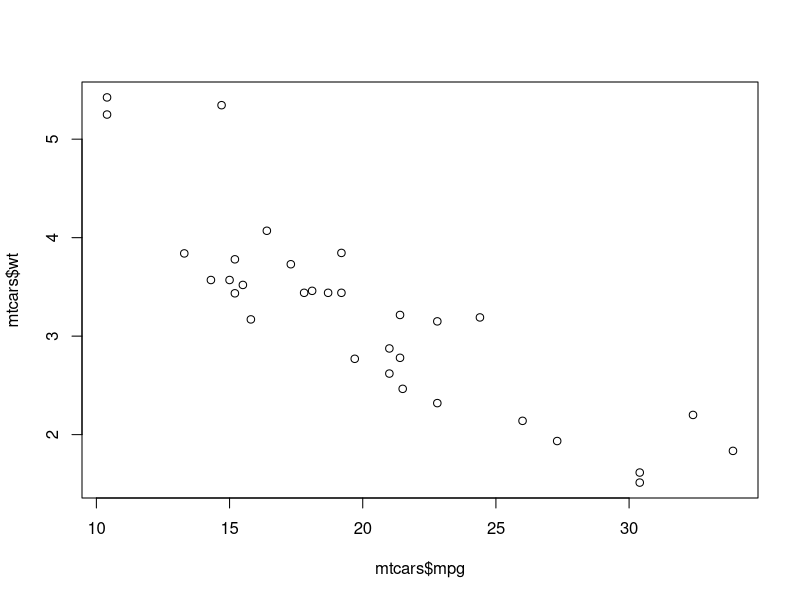

Reproduce this figure in R.
## ---- chunk 1
1+1
## ---- chunk 2
plot(mtcars$mpg, mtcars$wt)
